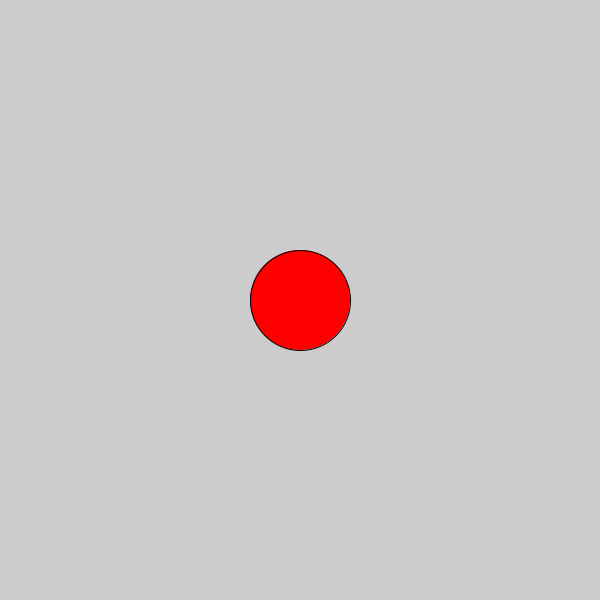
Frame 1 (no input)
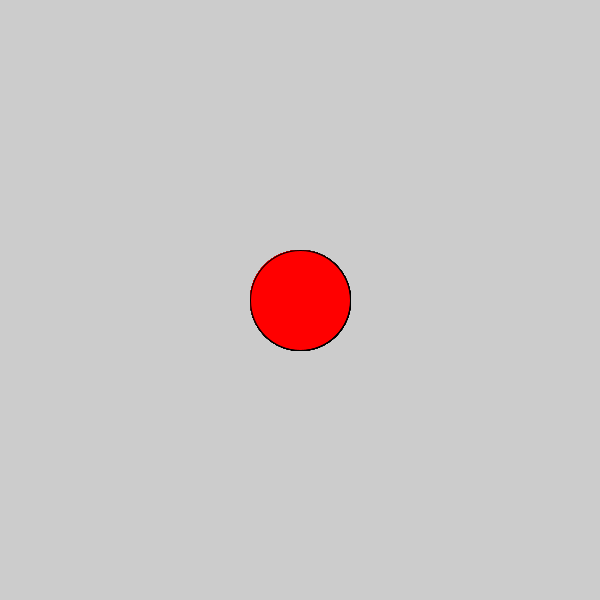
Frame 60 (the mouse pressed at the canvas centre just before this capture)
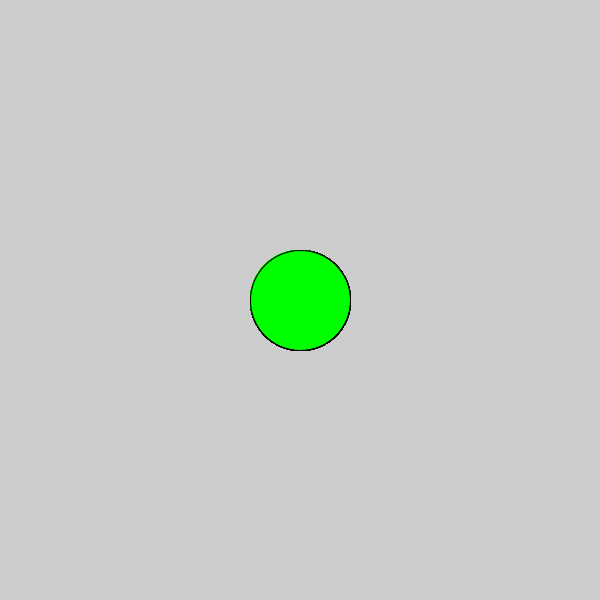
Frame 120 (the mouse held since frame 60 and released just before this capture)

The Processing sketch that drew these frames (run headless with seeded random() and noise(); from frame 60 on, the mouse is pressed at the canvas centre):

// Processing sketch: if_statement_simple
// ── if_statement_simple.pde
//if statement simple

void setup() {
  size(600, 600);
}

void draw() {

  /*
  //el mas basico
   if(mouseX>width/2){
     fill(255,0,0);
   }
   else{
     fill(0,255,0); 
   }
   */

  if (mouseX > width - width/3) {
    fill(0, 0, 255);
  }
  //si la condicion anterior es falsa, entonces evaluamos la siguiente
  else if (mouseX > width/3  && mouseX<width - width/3) { 
    fill(0, 255, 0);
  }
  // isi todo lo anterior es falso, entonces hacer esto:
  else {
    fill(255, 0, 0);
  }



  ellipse(width/2, height/2, 100, 100);
}
